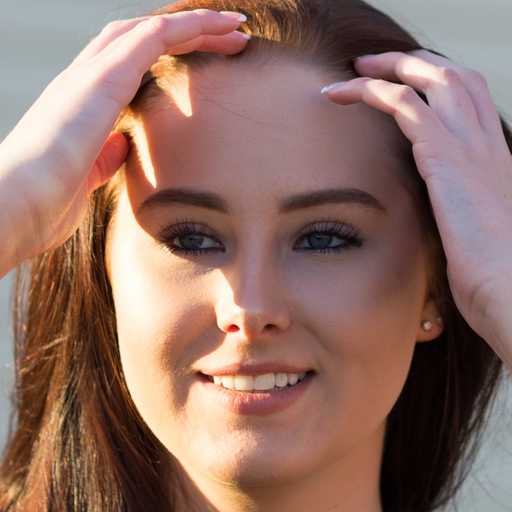
#> input picture 5.png, 512 x 512 px
$ python -i MediumEffects.py   (imports and definitions only)
#> lines starting #> are read from the running program, lines starting #| are printed output that depends on the picture; after the words box and inside, x2 and y2 are one past the last pixel; in counts of white or black regions, pixels touching at a corner belong together
#> further down, picture is the input picture: shape (512, 512, 3); mean B, G, R 102.7, 113, 146.3
import numpy as np
import cv2

class Medium:
    def __init__(self, image_array: np.ndarray):
            self.image_array=image_array

    # [44 lines left out: function apply_motion_pipeline, not called in this run]

    def apply_lens_effects(self, vignette_scale: float=0.7, ca_shift: float=3, q: int=50) -> np.ndarray:
        """Солнечные зайчики
            Args:
                vignette_scale: ширина затемнения по краям (0.3-0.5)
                ca_shift: сдвиг красного и синего каналов (1-1.5)
                q: сжатие JPEG (60-90)
        """
#> called with vignette_scale = 0.7, ca_shift = 3, q = 50

        img = self.image_array.astype(np.float32)
        h, w = img.shape[:2]
#> h = 512; w = 512

        vignette_scale=np.random.uniform(low=0.3, high=0.5)
        ca_shift=np.random.uniform(low=1, high=1.5)
        q=np.random.randint(low=60,high=90)

        # 1. Виньетирование
        kernel_x = cv2.getGaussianKernel(w, w * vignette_scale)
        kernel_y = cv2.getGaussianKernel(h, h * vignette_scale)
        mask = kernel_y @ kernel_x.T
        mask = mask / mask.max()
        img = (img * mask[..., np.newaxis]).astype(np.uint8)

        # 2. Хроматическая аберрация (сдвиг каналов B и R)
        b, g, r = cv2.split(img)
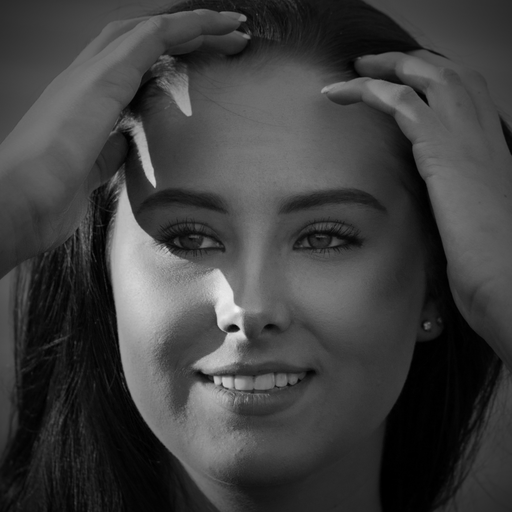
#> b: shape (512, 512); min 0, max 242, mean 63.8
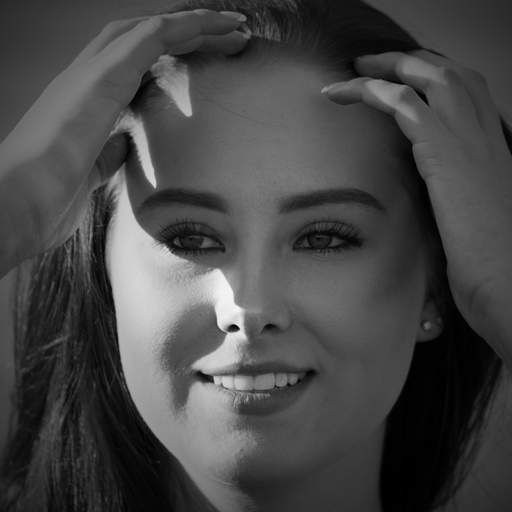
#> g: shape (512, 512); min 0, max 244, mean 70.7
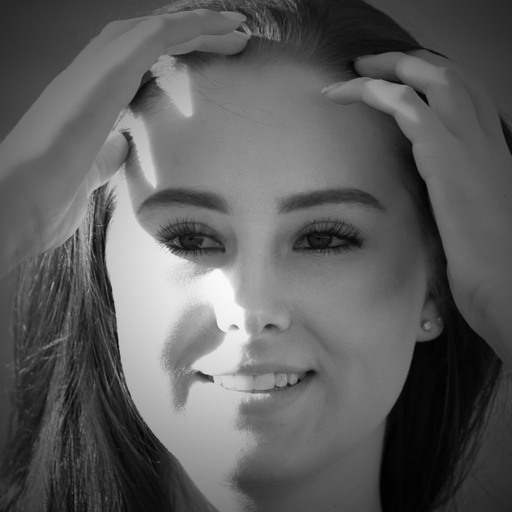
#> r: shape (512, 512); min 0, max 250, mean 93.7
        m_b = np.float32([[1, 0, ca_shift], [0, 1, 0]])
        m_r = np.float32([[1, 0, -ca_shift], [0, 1, 0]])
        b = cv2.warpAffine(b, m_b, (w, h), borderMode=cv2.BORDER_REFLECT)
        r = cv2.warpAffine(r, m_r, (w, h), borderMode=cv2.BORDER_REFLECT)
        img = cv2.merge([b, g, r])
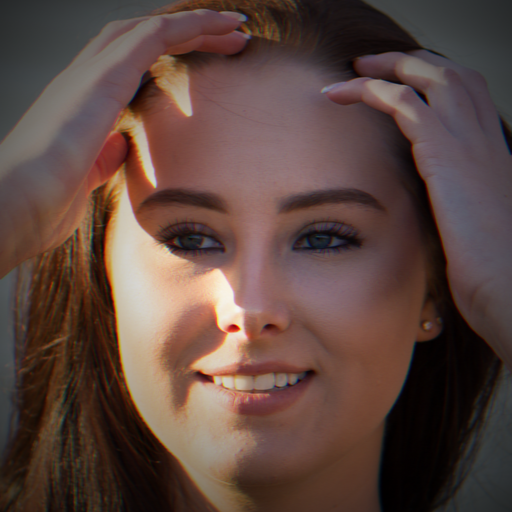
#> img: shape (512, 512, 3); mean B, G, R 63.8, 70.7, 93.7

        # 3. Lens flare (блик)
        cx, cy = np.random.randint(0, w), np.random.randint(0, h)
#> cx = 251; cy = 195
        flare = np.zeros((h, w), dtype=np.float32)
        cv2.circle(flare, (cx, cy), int(min(w, h) * 0.15), 1.0, -1)
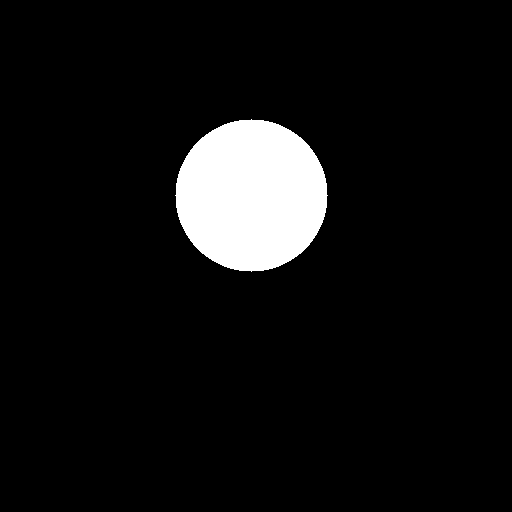
#> flare: shape (512, 512) float32; values 0 (black) and 1 (white), 6.9% white; 1 white region, box (x1, y1, x2, y2) and area: (175, 119, 328, 272) 18125
        flare = cv2.GaussianBlur(flare, (0, 0), min(w, h) * 0.08)

        # Лучи блика
        for _ in range(3):
            p_len = np.random.randint(min(w, h) // 4, min(w, h) // 2)
            angle = np.random.uniform(0, 2 * np.pi)
            ex, ey = int(cx + p_len * np.cos(angle)), int(cy + p_len * np.sin(angle))
            cv2.line(flare, (cx, cy), (ex, ey), 0.5, thickness=np.random.randint(2, 6))
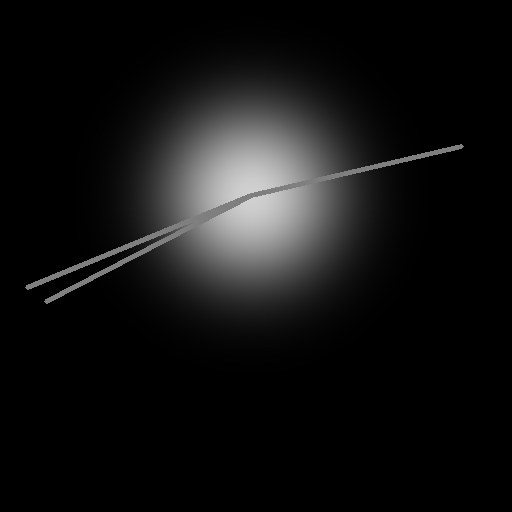
#> flare: shape (512, 512) float32; min 0, max 0.82, mean 0.0723

        flare = cv2.GaussianBlur(flare, (0, 0), 5)
        img = np.clip(img.astype(np.float32) + flare[..., np.newaxis] * 120, 0, 255).astype(np.uint8)
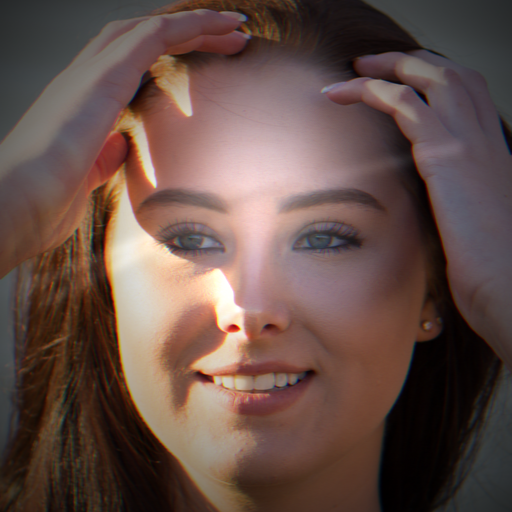
#> img: shape (512, 512, 3); mean B, G, R 72.3, 79.2, 102.1

        # 4. JPEG
        _, buf = cv2.imencode('.jpg', img, [int(cv2.IMWRITE_JPEG_QUALITY), q])
#> buf = 18753 values, max 255 at index 0, min 0 at index 4, mean 118.7
        return cv2.imdecode(buf, cv2.IMREAD_COLOR)

    # [35 lines left out: function apply_old_photo_pipeline, not called in this run]


>>> import cv2
>>> picture = cv2.imread('5.png')
>>> result = Medium(picture).apply_lens_effects()
